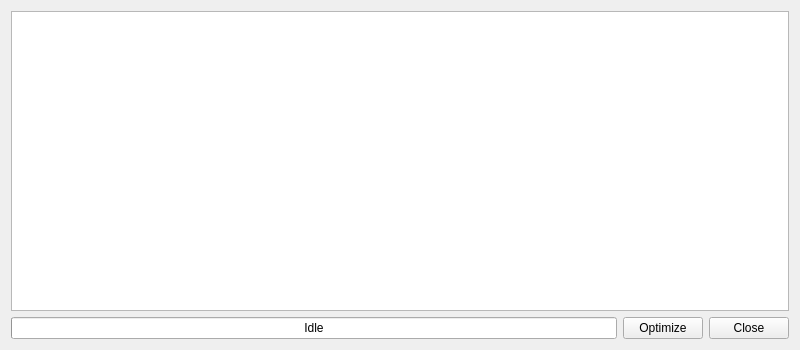
<?xml version="1.0" encoding="UTF-8"?>
<ui version="4.0">
 <class>CatverIniOptimizer</class>
 <widget class="QDialog" name="CatverIniOptimizer">
  <property name="geometry">
   <rect>
    <x>0</x>
    <y>0</y>
    <width>800</width>
    <height>350</height>
   </rect>
  </property>
  <property name="windowTitle">
   <string>Optimize catver.ini</string>
  </property>
  <layout class="QGridLayout" name="gridLayout">
   <item row="0" column="0" colspan="3">
    <widget class="QPlainTextEdit" name="plainTextEdit">
     <property name="toolTip">
      <string>Optimizer log</string>
     </property>
     <property name="lineWrapMode">
      <enum>QPlainTextEdit::NoWrap</enum>
     </property>
     <property name="readOnly">
      <bool>true</bool>
     </property>
    </widget>
   </item>
   <item row="1" column="0">
    <widget class="QProgressBar" name="progressBar">
     <property name="toolTip">
      <string>Optimizer status / progress</string>
     </property>
     <property name="value">
      <number>0</number>
     </property>
     <property name="format">
      <string>Idle</string>
     </property>
    </widget>
   </item>
   <item row="1" column="1">
    <widget class="QPushButton" name="pushButtonOptimize">
     <property name="toolTip">
      <string>Optimize catver.ini now</string>
     </property>
     <property name="text">
      <string>Optimize</string>
     </property>
     <property name="autoDefault">
      <bool>false</bool>
     </property>
    </widget>
   </item>
   <item row="1" column="2">
    <widget class="QPushButton" name="pushButtonClose">
     <property name="toolTip">
      <string>Close this dialog</string>
     </property>
     <property name="text">
      <string>Close</string>
     </property>
     <property name="autoDefault">
      <bool>false</bool>
     </property>
    </widget>
   </item>
  </layout>
 </widget>
 <tabstops>
  <tabstop>plainTextEdit</tabstop>
  <tabstop>pushButtonOptimize</tabstop>
  <tabstop>pushButtonClose</tabstop>
 </tabstops>
 <resources>
  <include location="../qmc2.qrc"/>
 </resources>
 <connections>
  <connection>
   <sender>pushButtonClose</sender>
   <signal>clicked()</signal>
   <receiver>CatverIniOptimizer</receiver>
   <slot>accept()</slot>
   <hints>
    <hint type="sourcelabel">
     <x>346</x>
     <y>262</y>
    </hint>
    <hint type="destinationlabel">
     <x>349</x>
     <y>147</y>
    </hint>
   </hints>
  </connection>
 </connections>
</ui>
